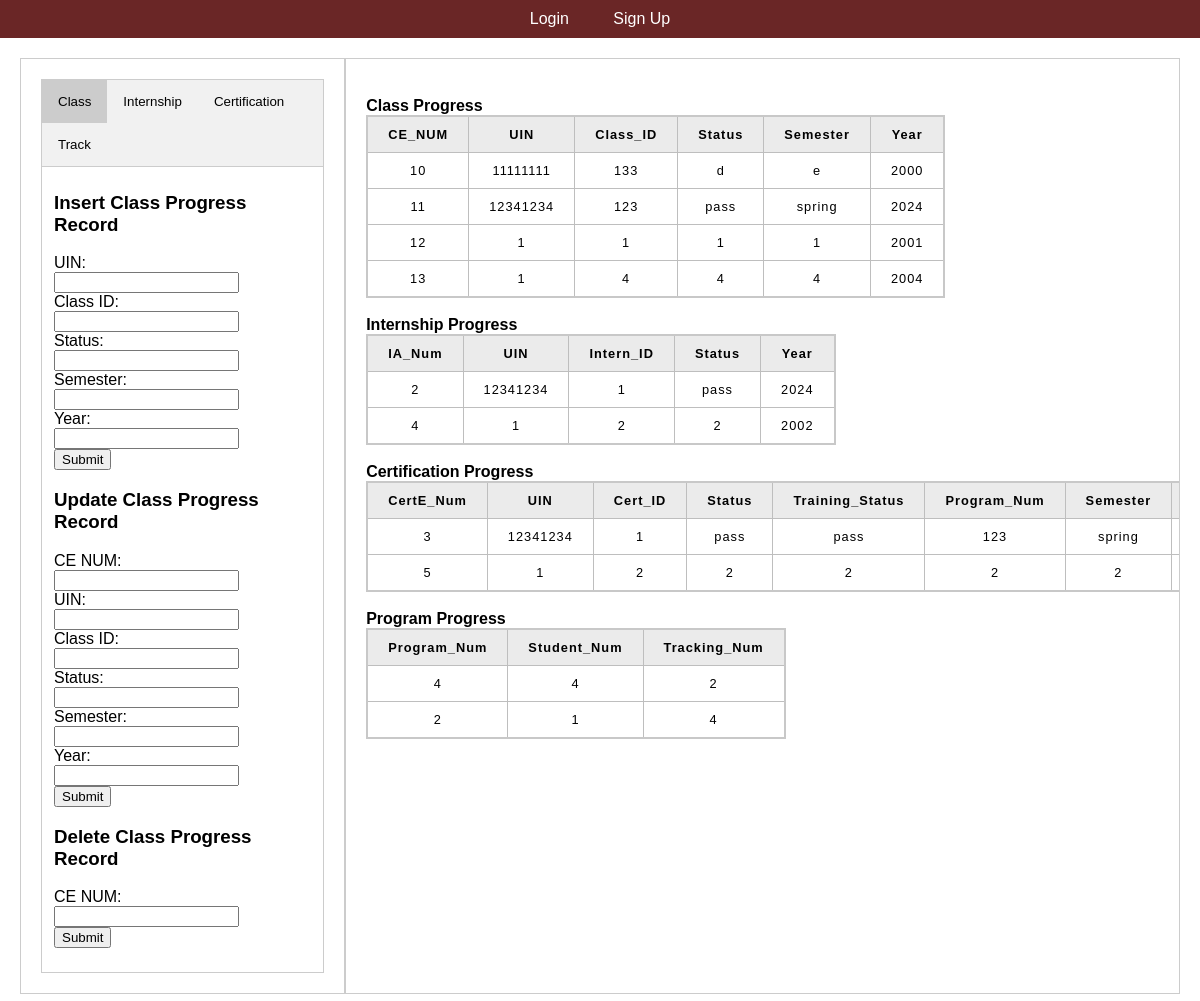
Before: /admin_programprogress.php with the older database file.
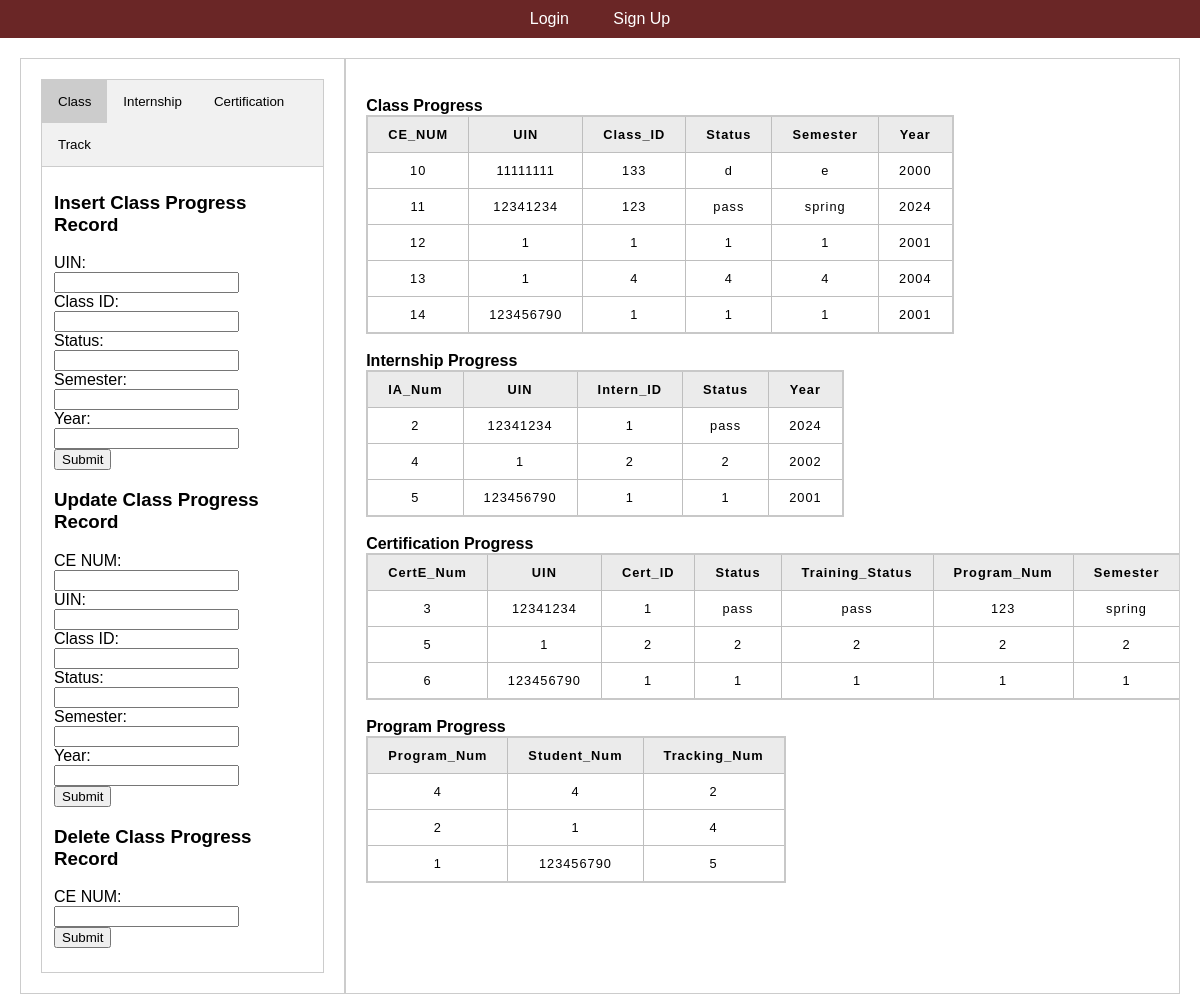
After: the same page with the newer database file.
### tables this page shows
CREATE TABLE `class_enrollment` (
  `CE_NUM` int(11) NOT NULL,
  `UIN` int(11) NOT NULL,
  `Class_ID` int(11) NOT NULL,
  `Status` varchar(128) NOT NULL,
  `Semester` varchar(128) NOT NULL,
  `Year` year(4) NOT NULL
);

CREATE TABLE `intern_app` (
  `IA_Num` int(11) NOT NULL,
  `UIN` int(11) NOT NULL,
  `Intern_ID` int(11) NOT NULL,
  `Status` varchar(128) NOT NULL,
  `Year` year(4) NOT NULL
);

CREATE TABLE `cert_enrollment` (
  `CertE_Num` int(11) NOT NULL,
  `UIN` int(11) NOT NULL,
  `Cert_ID` int(11) NOT NULL,
  `Status` varchar(128) NOT NULL,
  `Training_Status` varchar(128) NOT NULL,
  `Program_Num` int(11) NOT NULL,
  `Semester` varchar(128) NOT NULL,
  `Year` year(4) NOT NULL
);

CREATE TABLE `track` (
  `Program_Num` int(11) NOT NULL,
  `Student_Num` int(11) NOT NULL,
  `Tracking_Num` int(11) NOT NULL
);

### includes/general_functions.inc.php (the view, shortened to what this page needs)
<?php
function displayTable($conn, $query, $fields) {
  echo '<table><tr>';
  foreach ($fields as $value) {
    echo'<th>'.$value.'</th>';
  }
  echo '</tr>';
  if ($result = $conn->query($query)) {
    while ($row = $result->fetch_assoc()) {
      echo '<tr>';
      foreach ($fields as $value) {
        echo'<td>'.$row[$value].'</td>';
      }
      echo '</tr>';
    }
  }
  echo '</table>';
}

### header.php (shortened to what this page needs)
<!DOCTYPE html>
<html lang="en">
<head>
  <link href="style.php" rel="stylesheet">
</head>
<body>
	<nav>
		<ul class = "navbar">
			<?php
				if(isset($_SESSION["userid"])) {
					if($_SESSION["userPerm"] === "Admin"){
						echo "<h2>Admin Page</h2>
							<p class = 'loggedin'>Logged in as: {$_SESSION['userName']} {$_SESSION['userLast']}<br> UIN: {$_SESSION['userid']}</p>
							<li><a href='adminuser.php'>User Authentication and Roles</a></li>
							<li><a href='program_info_manager.php'>Program Information Management</a></li>
							<li><a href='admin_programprogress.php'>Program Progress Tracking</a></li>
							<li><a href='eventmanager.php'>Event management</a></li>";
					}
					else if($_SESSION["userPerm"] === "Student"){
						echo "<h2>Student Page</h2>
						    <p class = 'loggedin'>Logged in as: {$_SESSION['userName']} {$_SESSION['userLast']}<br> UIN: {$_SESSION['userid']}</p>
							<li><a href='studentuser.php'>User Authentication and Roles</a></li>
							<li><a href='app_info_manager.php'>Application Information Management</a></li>
							<li><a href='student_programprogress.php'>Program Progress Tracking</a></li>
							<li><a href='docmanager.php'>Document Upload and Management</a></li>";
					}
					echo "<li>
							<form method='post'>
								<button type='submit' name='button1'>Sign Out</button>
							</form>
						  </li>";
				}
				else{
					echo "<li><a href = 'login.php'>Login</a></li>
						  <li><a href = 'signup.php'>Sign Up</a></li>";
				}
			?>
		</ul>

### admin_programprogress.php (shortened to what this page needs)
<?php
  include_once 'header.php';
  include_once 'includes/dbh.inc.php';
  include_once 'includes/general_functions.inc.php';
?>
<div class="container">
  <div class="column1">
    <div class="tab">
      <button class="tablinks" onclick="openProgress(event, 'class')" id="defaultOpen">Class</button>
      <button class="tablinks" onclick="openProgress(event, 'internship')">Internship</button>
      <button class="tablinks" onclick="openProgress(event, 'certification')">Certification</button>
      <button class="tablinks" onclick="openProgress(event, 'track')">Track</button>
    </div>
    <div id="class" class="tabcontent">
      <h3>Insert Class Progress Record</h3>
      <form action="includes/programprogress_admin.inc.php" method="post">
        <label for="uin">UIN: </label><br>
        <input type="text" id="uin" name="uin"><br>
        <label for="class_id">Class ID: </label><br>
        <input type="text" id="class_id" name="class_id"><br>
        <label for="status">Status: </label><br>
        <input type="text" id="status" name="status"><br>
        <label for="semester">Semester: </label><br>
        <input type="text" id="semester" name="semester"><br>
        <label for="year">Year: </label><br>
        <input type="text" id="year" name="year"><br>
        <button type="insert_class" name="insert_class">Submit</button>
      </form>
      <h3>Update Class Progress Record</h3>
      <form action="includes/programprogress_admin.inc.php" method="post">
        <label for="CE_NUM">CE NUM: </label><br>
        <input type="text" id="CE_NUM" name="CE_NUM"><br>
        <label for="uin">UIN: </label><br>
        <input type="text" id="uin" name="uin"><br>
        <label for="class_id">Class ID: </label><br>
        <input type="text" id="class_id" name="class_id"><br>
        <label for="status">Status: </label><br>
        <input type="text" id="status" name="status"><br>
        <label for="semester">Semester: </label><br>
        <input type="text" id="semester" name="semester"><br>
        <label for="year">Year: </label><br>
        <input type="text" id="year" name="year"><br>
        <button type="update_class" name="update_class">Submit</button>
      </form>
      <h3>Delete Class Progress Record</h3>
      <form action="includes/programprogress_admin.inc.php" method="post">
        <label for="CE_NUM">CE NUM: </label><br>
        <input type="text" id="CE_NUM" name="CE_NUM"><br>
        <button type="delete_class" name="delete_class">Submit</button>
      </form>
      <br>
    </div>
  </div>
  <div class="column2">
    <?php
      $query = "SELECT * FROM class_enrollment;";
      $fields = array('CE_NUM','UIN','Class_ID','Status','Semester','Year');
      echo "<br><b>Class Progress</b>";
      displayTable($conn, $query, $fields);
      $query = "SELECT * FROM intern_app;";
      $fields = array('IA_Num','UIN','Intern_ID','Status','Year');
      echo "<br><b>Internship Progress</b>";
      displayTable($conn, $query, $fields);
      $query = "SELECT * FROM cert_enrollment;";
      $fields = array('CertE_Num','UIN','Cert_ID','Status','Training_Status','Program_Num','Semester','Year');
      echo "<br><b>Certification Progress</b>";
      displayTable($conn, $query, $fields);
      $query = "SELECT * FROM track;";
      $fields = array('Program_Num','Student_Num','Tracking_Num');
      echo "<br><b>Program Progress</b>";
      displayTable($conn, $query, $fields);
    ?>
  </div>
</div>
</body>
</html>

Changed rows visible on the page:
added class_enrollment: CE_NUM "14", UIN "123456790", Class_ID "1", Status "1", Semester "1", Year "2001"
added intern_app: IA_Num "5", UIN "123456790", Intern_ID "1", Status "1", Year "2001"
added cert_enrollment: CertE_Num "6", UIN "123456790", Cert_ID "1", Status "1", Training_Status "1", Program_Num "1", Semester "1"
added track: Program_Num "1", Student_Num "123456790", Tracking_Num "5"
